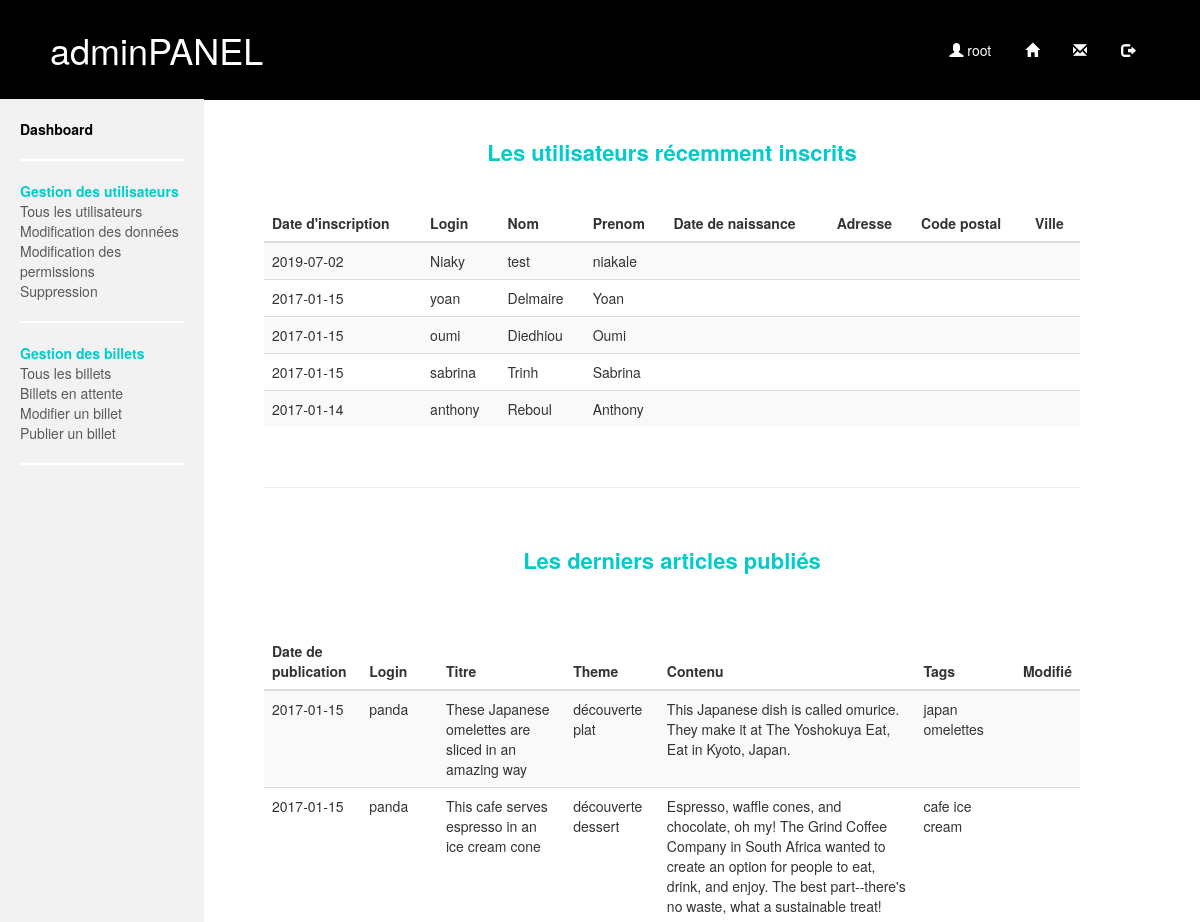
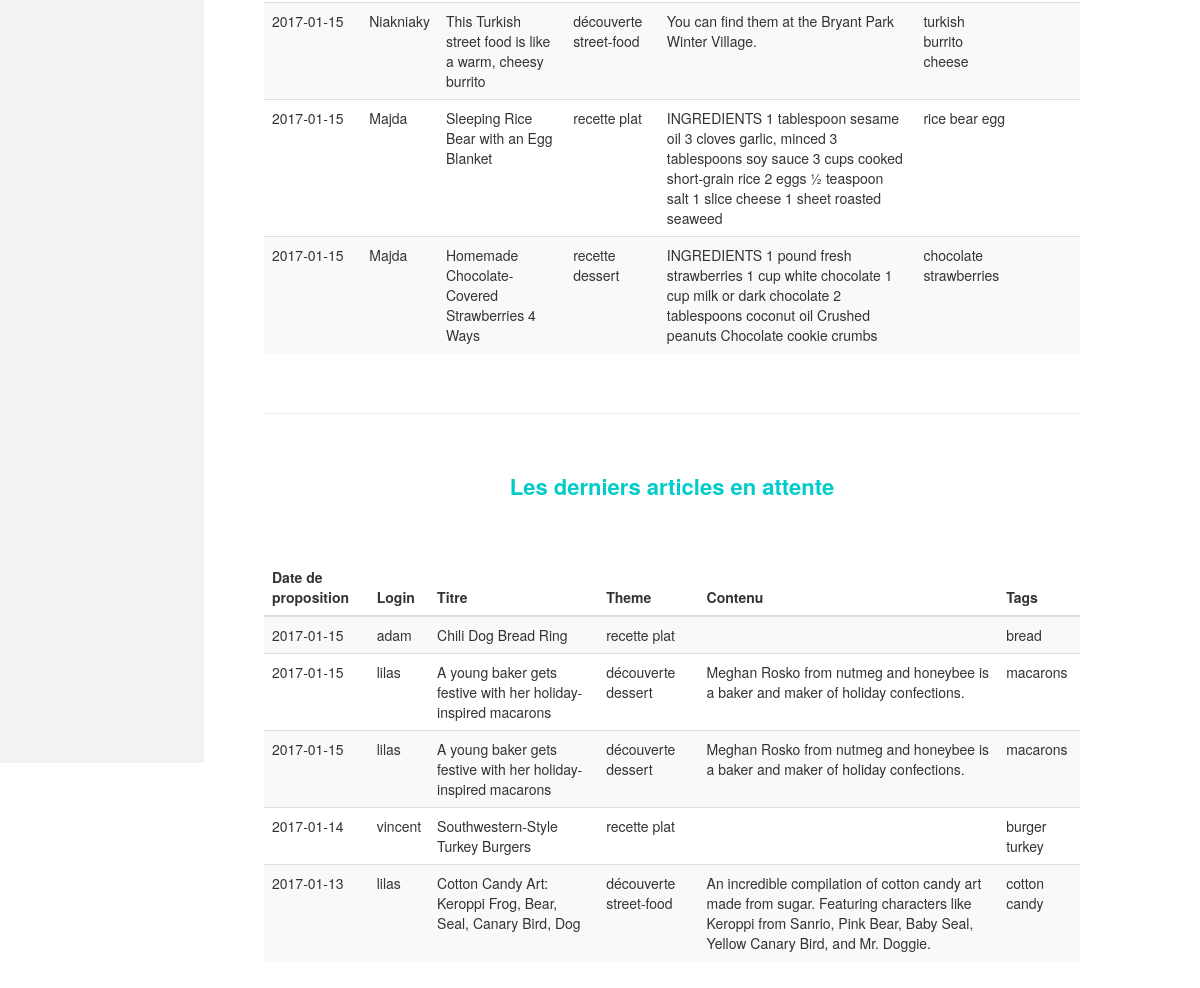
Page /admin/adminPanel.php (signed in) on the committed database (2 pictures, top to bottom).
### tables this page shows
CREATE TABLE `account` (
  `id_user` int(11) NOT NULL,
  `id_type` int(11) NOT NULL,
  `login` varchar(32) NOT NULL,
  `pwd` varchar(255) NOT NULL
);

CREATE TABLE `fiche_perso` (
  `id_user` int(11) NOT NULL,
  `nom` varchar(24) NOT NULL,
  `prenom` varchar(24) NOT NULL,
  `date_naissance` date DEFAULT NULL,
  `adresse` varchar(255) DEFAULT NULL,
  `cp` int(5) DEFAULT NULL,
  `ville` varchar(32) DEFAULT NULL,
  `date_inscription` date NOT NULL
);

CREATE TABLE `billets` (
  `id_billet` int(11) NOT NULL,
  `id_genre` int(11) NOT NULL,
  `id_user` int(11) NOT NULL,
  `login` varchar(30) NOT NULL,
  `title` varchar(255) NOT NULL,
  `content` text,
  `liens` varchar(255) NOT NULL,
  `liens_type` varchar(24) NOT NULL,
  `tags` text NOT NULL,
  `created` date NOT NULL,
  `updated` date DEFAULT NULL
);

CREATE TABLE `genre_billet` (
  `id_genre` int(11) NOT NULL,
  `nom` varchar(255) NOT NULL
);

CREATE TABLE `billets_attente` (
  `id_billet` int(11) NOT NULL,
  `id_genre` int(11) NOT NULL,
  `id_user` int(11) NOT NULL,
  `login` varchar(30) NOT NULL,
  `title` varchar(255) NOT NULL,
  `content` text,
  `liens` varchar(255) NOT NULL,
  `liens_type` varchar(24) NOT NULL,
  `tags` text NOT NULL,
  `created` date NOT NULL
);

### sql/admin/sql_adminDashboard.php (the view)
<h2>Les utilisateurs récemment inscrits</h2>
<?php
$query_LastUsers = $dtb->query('SELECT login, fiche_perso.* FROM account INNER JOIN fiche_perso ON account.id_user=fiche_perso.id_user ORDER BY date_inscription DESC LIMIT 5');
echo '<table class="table table-striped">
	<thead>
		<tr>
			<th>Date d\'inscription</th><th>Login</th><th>Nom</th><th>Prenom</th><th>Date de naissance</th><th>Adresse</th><th>Code postal</th><th>Ville</th>
		</tr>
	</thead>
	<tbody>';
while ($dataLastUsers = $query_LastUsers->fetch()) {
	echo '<tr>
		<td>' . $dataLastUsers['date_inscription'] . '</td><td>' . $dataLastUsers['login'] . '</td><td>' . $dataLastUsers['nom'] . '</td><td>' . $dataLastUsers['prenom'] . '</td><td>' . $dataLastUsers['date_naissance'] . '</td><td>' . $dataLastUsers['adresse'] . '</td><td>' . $dataLastUsers['cp'] . '</td><td>' . $dataLastUsers['ville'] . '</td>
	</tr>';
}
echo '</tbody>
</table>';
?>
<br><hr><br>
<h2>Les derniers articles publiés</h2>
<br>
<?php
$query_lastArticles = $dtb->query('SELECT * FROM billets INNER JOIN genre_billet ON billets.id_genre=genre_billet.id_genre ORDER BY created DESC LIMIT 5');
echo '<table class="table table-striped">
	<thead>
		<tr>
			<th>Date de publication</th><th>Login</th><th>Titre</th><th>Theme</th><th>Contenu</th><th>Tags</th><th>Modifié</th>
		</tr>
	</thead>
	<tbody>';
while ($dataLastArticles = $query_lastArticles->fetch()) {
	echo '<tr>
		<td>' . $dataLastArticles['created'] . '</td><td>' . $dataLastArticles['login'] . '</td><td>' . $dataLastArticles['title'] . '</td><td>' . $dataLastArticles['nom'] . '</td><td>' . $dataLastArticles['content'] . '</td><td>' . $dataLastArticles['tags'] . '</td><td>' . $dataLastArticles['updated'] . '</td>
	</tr>';
}
echo '</tbody>
</table>';
?>
<br><hr><br>
<h2>Les derniers articles en attente</h2>
<br>
<?php
$query_lastArtWait = $dtb->query('SELECT * FROM billets_attente INNER JOIN genre_billet ON billets_attente.id_genre=genre_billet.id_genre ORDER BY created DESC LIMIT 5');
echo '<table class="table table-striped">
	<thead>
		<tr>
			<th>Date de proposition</th><th>Login</th><th>Titre</th><th>Theme</th><th>Contenu</th><th>Tags</th>
		</tr>
	</thead>
	<tbody>';
while ($dataLastArtWait = $query_lastArtWait->fetch()) {
	echo '<tr>
		<td>' . $dataLastArtWait['created'] . '</td><td>' . $dataLastArtWait['login'] . '</td><td>' . $dataLastArtWait['title'] . '</td><td>' . $dataLastArtWait['nom'] . '</td><td>' . $dataLastArtWait['content'] . '</td><td>' . $dataLastArtWait['tags'] . '</td>
	</tr>';
}
echo '</tbody>
</table>';
?>

### admin/adminPanel.php (shortened to what this page needs)
<!DOCTYPE html>
<html lang="en">
<head>
	<?php require_once("../portion/adminHead.php"); ?>
</head>
<body>
	<?php require_once("../sql/sql_connectDtb.php"); ?>
	<?php require_once("../portion/adminHeaderNav.php"); ?>
	<section>
		<?php require_once("../sql/admin/sql_adminDashboard.php"); ?>
	</section>
</body>
</html>

### portion/adminHead.php (shortened to what this page needs)
<link rel="stylesheet" href="https://maxcdn.bootstrapcdn.com/bootstrap/3.3.7/css/bootstrap.min.css">
<link rel="stylesheet" type="text/css" href="../css/stylesAdmin.css">

### portion/adminHeaderNav.php
<header>
	<h1>adminPANEL</h1>
	<ul id="menu">
		<li><a href="#"><span class="glyphicon glyphicon-user"></span> <?php echo $_SESSION['login']; ?></a></li>
		<li><a href="../home.php"><span class="glyphicon glyphicon-home"></span></a></li>
		<li><a href="#"><span class="glyphicon glyphicon-envelope"></span></a></li>
		<li><a href="adminLogout.php"><span class="glyphicon glyphicon-log-out"></span></a></li>
	</ul>
</header>
<nav>
	<ul>
		<li><a href="adminPanel.php">Dashboard</a></li>
		<div class="hr"></div>
		<li>Gestion des utilisateurs
			<ul class="submenu">
				<li><a href="usersList.php">Tous les utilisateurs</a></li>
				<li><a href="usersUpdate.php">Modification des données</a></li>
				<li><a href="usersRights.php">Modification des permissions</a></li>
				<li><a href="usersDelete.php">Suppression</a></li>
			</ul>
		</li>
		<div class="hr"></div>
		<li>Gestion des billets
			<ul class="submenu">
				<li><a href="billetsList.php">Tous les billets</a></li>
				<li><a href="billetsAttente.php">Billets en attente</a></li>
				<li><a href="billetsModifier.php">Modifier un billet</a></li>
				<li><a href="billetsPublier.php">Publier un billet</a></li>
			</ul>
		</li>
		<div class="hr"></div>
	</ul>
</nav>

### css/stylesAdmin.css (style rules this page uses)
html, body, ul { margin: 0; padding: 0; }
body { background-color: white; }
a { color: black; text-decoration: none; }
ul { list-style-type: none; }
header { background-color: black; padding: 10px 50px 20px 50px; position: fixed; width: 100%; }
h1 { color: #ffffff; font-weight: normal; }
h1 a, #menu, #menu a { color: white; }
#menu { float: right; margin-top: -45px; }
#menu > li { display: inline-block; padding: 5px; margin-left: 10px; margin-right: 10px; }
nav { background-color: #f2f2f2; margin-top: 99px; min-height: 40%; padding: 20px; padding-bottom: 100%; position: fixed; width: 17%; }
nav a { color: black; }
nav li { color: #00cccc; font-weight: bolder; }
.submenu a { color: #595959; font-weight: normal; }
.hr { border: 1px solid white; margin-bottom: 20px; margin-top: 20px; width: 100%; }
section { padding-left: 22%; padding-right: 10%; padding-top: 10%; padding-bottom: 5%; }
section h2 { color: #00cccc; font-size: 22px; font-weight: bold; margin-bottom: 5%; text-align: center; }

### rows in the picture
account: fiche_perso.date_inscription "2019-07-02", login "Niaky", fiche_perso.nom "test", fiche_perso.prenom "niakale"
account: fiche_perso.date_inscription "2017-01-15", login "yoan", fiche_perso.nom "Delmaire", fiche_perso.prenom "Yoan"
account: fiche_perso.date_inscription "2017-01-15", login "oumi", fiche_perso.nom "Diedhiou", fiche_perso.prenom "Oumi"
account: fiche_perso.date_inscription "2017-01-15", login "sabrina", fiche_perso.nom "Trinh", fiche_perso.prenom "Sabrina"
account: fiche_perso.date_inscription "2017-01-14", login "anthony", fiche_perso.nom "Reboul", fiche_perso.prenom "Anthony"
billets: created "2017-01-15", login "panda", title "These Japanese omelettes are sliced in an amazing way", id_genre.nom "découverte plat", content "This Japanese dish is called omurice. They make it at The Yoshokuya Eat, Eat in Kyoto, Japan.", tags "japan omelettes"
billets: created "2017-01-15", login "panda", title "This cafe serves espresso in an ice cream cone", id_genre.nom "découverte dessert", content "Espresso, waffle cones, and chocolate, oh my! The Grind Coffee Company in South Africa wanted to create an option for people to eat, drink, and enjoy. The best part--there's no waste, what a sustainable treat!", tags "cafe ice cream"
billets: created "2017-01-15", login "Niakniaky", title "This Turkish street food is like a warm, cheesy burrito", id_genre.nom "découverte street-food", content "You can find them at the Bryant Park Winter Village.", tags "turkish burrito cheese"
billets: created "2017-01-15", login "Majda", title "Sleeping Rice Bear with an Egg Blanket", id_genre.nom "recette plat", content "INGREDIENTS 1 tablespoon sesame oil 3 cloves garlic, minced 3 tablespoons soy sauce 3 cups cooked short-grain rice 2 eggs ½ teaspoon salt 1 slice cheese 1 sheet roasted seaweed", tags "rice bear egg"
billets: created "2017-01-15", login "Majda", title "Homemade Chocolate-Covered Strawberries 4 Ways", id_genre.nom "recette dessert", content "INGREDIENTS 1 pound fresh strawberries 1 cup white chocolate 1 cup milk or dark chocolate 2 tablespoons coconut oil Crushed peanuts Chocolate cookie crumbs", tags "chocolate strawberries"
billets_attente: created "2017-01-15", login "adam", title "Chili Dog Bread Ring", id_genre.nom "recette plat", tags "bread"
billets_attente: created "2017-01-15", login "lilas", title "A young baker gets festive with her holiday-inspired macarons", id_genre.nom "découverte dessert", content "Meghan Rosko from nutmeg and honeybee is a baker and maker of holiday confections.", tags "macarons"
billets_attente: created "2017-01-15", login "lilas", title "A young baker gets festive with her holiday-inspired macarons", id_genre.nom "découverte dessert", content "Meghan Rosko from nutmeg and honeybee is a baker and maker of holiday confections.", tags "macarons"
billets_attente: created "2017-01-14", login "vincent", title "Southwestern-Style Turkey Burgers", id_genre.nom "recette plat", tags "burger turkey"
billets_attente: created "2017-01-13", login "lilas", title "Cotton Candy Art: Keroppi Frog, Bear, Seal, Canary Bird, Dog", id_genre.nom "découverte street-food", content "An incredible compilation of cotton candy art made from sugar. Featuring characters like Keroppi from Sanrio, Pink Bear, Baby Seal, Yellow Canary Bird, and Mr. Doggie.", tags "cotton candy"

### other values in the picture
$_SESSION['login'] "root"
